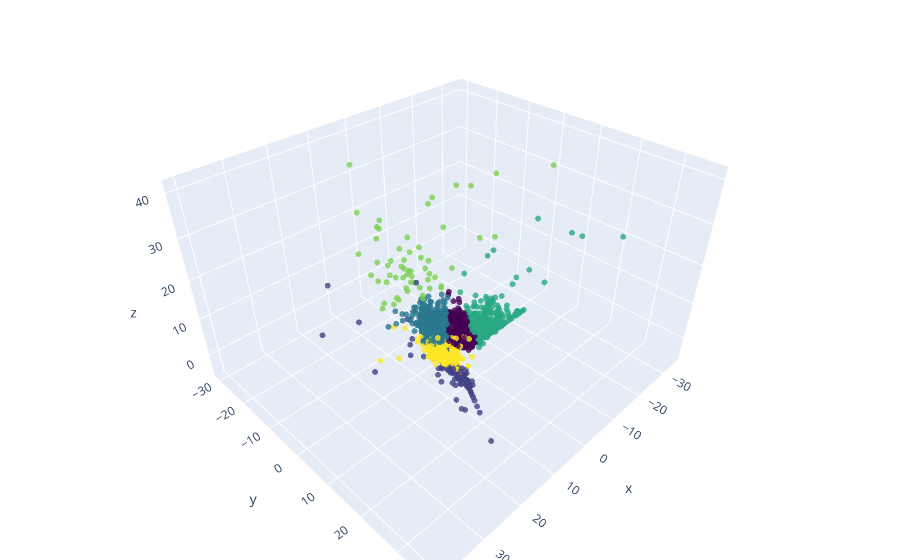

Notebook cell for this chart:
### Code cell
# use plotly to plot in 3D
import plotly.graph_objects as go

fig = go.Figure(data=[go.Scatter3d(
    x=data_attitude_pca.iloc[:, 0],
    y=data_attitude_pca.iloc[:, 1],
    z=data_attitude_pca.iloc[:, 2],
    mode='markers',
    marker=dict(
        size=2,
        color=labels,                # set color to an array/list of desired values
        colorscale='Viridis',   # choose a colorscale
        opacity=0.8
    )
)])

# tight layout
fig.update_layout(margin=dict(l=0, r=0, b=0, t=0))
fig.show()

### Figure 1 — Plotly figure (JSON) as saved in the notebook; plotly's stock layout.template omitted (floating-point values rounded to 4 significant figures; data arrays with more than 128 entries replaced by an {"elided": "..."} marker saying what was removed)
{"data": [{"marker": {"color": {"elided": "5000 int values"}, "colorscale": [[0, "#440154"], [0.1111, "#482878"], [0.2222, "#3e4989"], [0.3333, "#31688e"], [0.4444, "#26828e"], [0.5556, "#1f9e89"], [0.6667, "#35b779"], [0.7778, "#6ece58"], [0.8889, "#b5de2b"], [1, "#fde725"]], "opacity": 0.8, "size": 2}, "mode": "markers", "type": "scatter3d", "x": {"elided": "5000 float values"}, "y": {"elided": "5000 float values"}, "z": {"elided": "5000 float values"}}], "layout": {"margin": {"b": 0, "l": 0, "r": 0, "t": 0}}}
